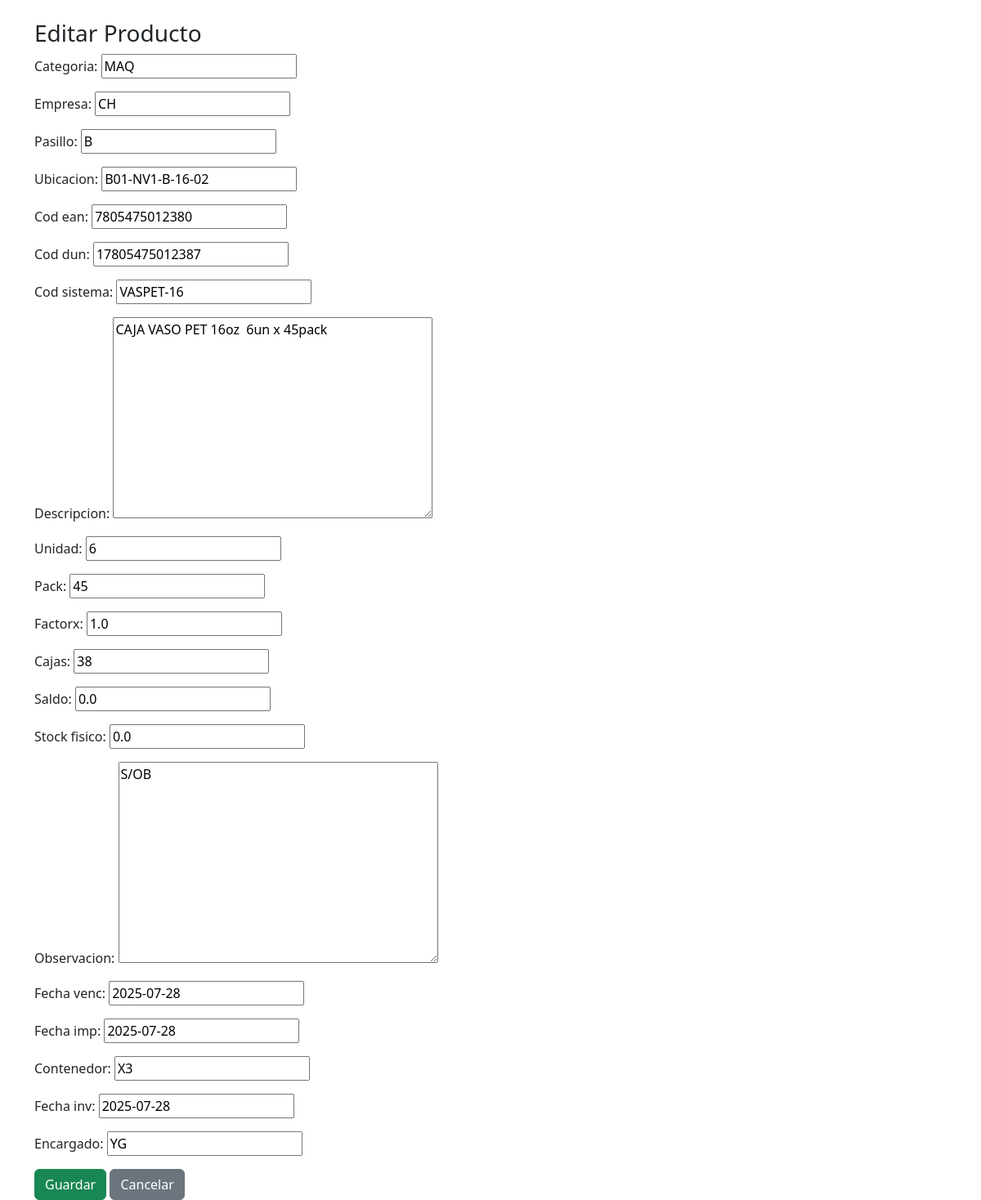
/editar/3/, run on the app's committed database.
### inventario/models.py (models this page shows, shortened)
class Producto(models.Model):
    categoria = models.CharField(max_length=100)
    empresa = models.CharField(max_length=100)
    pasillo = models.CharField(max_length=50)
    ubicacion = models.CharField(max_length=100)
    cod_ean = models.CharField(max_length=50)
    cod_dun = models.CharField(max_length=50)
    cod_sistema = models.CharField(max_length=50)
    descripcion = models.TextField()
    unidad = models.CharField(max_length=20)
    pack = models.CharField(max_length=20)
    factorx = models.FloatField()
    cajas = models.IntegerField()
    saldo = models.FloatField()
    stock_fisico = models.FloatField()
    observacion = models.TextField(blank=True, null=True)
    fecha_venc = models.DateField()
    fecha_imp = models.DateField()
    contenedor = models.CharField(max_length=50)
    fecha_inv = models.DateField()
    encargado = models.CharField(max_length=100)

### inventario/views.py (the view)
# urls.py: path('editar/<int:pk>/', views.editar_producto, name='editar_producto'),
def editar_producto(request, pk):
    producto = get_object_or_404(Producto, pk=pk)
    if request.method == 'POST':
        form = ProductoForm(request.POST, instance=producto)
        if form.is_valid():
            form.save()
            return redirect('lista_productos')
    else:
        form = ProductoForm(instance=producto)
    return render(request, 'inventario/editar_producto.html', {'form': form})

### inventario/forms.py
class ProductoForm(forms.ModelForm):
    class Meta:
        model = Producto
        fields = '__all__'

### inventario/templates/inventario/editar_producto.html (shortened to what this page needs)
<!DOCTYPE html>
<html>
<head>
    <link href="https://cdn.jsdelivr.net/npm/bootstrap@5.3.0/dist/css/bootstrap.min.css" rel="stylesheet">
</head>
<body>
<div class="container mt-4">
    <h3>Editar Producto</h3>
    <form method="post">
        {{ form.as_p }}
        <button type="submit" class="btn btn-success">Guardar</button>
        <a href="/" class="btn btn-secondary">Cancelar</a>
    </form>
</div>
</body>
</html>

### data on the page
Producto: categoria "MAQ", empresa "CH", pasillo "B", ubicacion "B01-NV1-B-16-02", cod_ean "7805475012380", cod_dun "17805475012387", cod_sistema "VASPET-16", descripcion "CAJA VASO PET 16oz 6un x 45pack", unidad "6", pack "45", factorx "1.0", cajas "38", saldo "0.0", stock_fisico "0.0", observacion "S/OB", fecha_venc "2025-07-28", fecha_imp "2025-07-28", contenedor "X3", fecha_inv "2025-07-28", encargado "YG"
